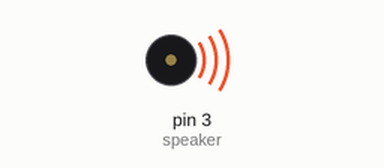
Recording of a sketch running on a simulated Arduino Uno, built with avr-gcc and run on an emulated ATmega328P. Shown: buzzer (waves = sounding).

Above: at 1.0 s.
Timing chart, 0 to 6.2 s (numbered marks = the images above):
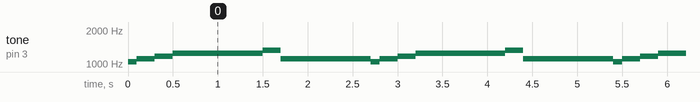

Measured:
- by itself, tone on pin 3 (speaker): repeats every 2.7 s: 1109 Hz 0.20 s, 1175 Hz 0.20 s, 1245 Hz 1.0 s, 1319 Hz 0.20 s, 1109 Hz 1.0 s, 1046 Hz 0.10 s

The sketch:

speaker_test1.ino
```cpp
int speaker = 3; // name of the speaker key
int read1;
// musical notes
int C6 = 1046;
int CS6 = 1109;
int D6 = 1175;
int DS6 = 1245;
int E6 = 1319;

void setup() {
  pinMode(speaker,OUTPUT);
}

void loop() {
tone(speaker, C6);
delay(100);
tone(speaker, CS6);
delay(200);
tone(speaker, D6);
delay(200);
tone(speaker, DS6);
delay(1000);
tone(speaker, E6);
delay(200);
tone(speaker, CS6);
delay(1000);
}
```
